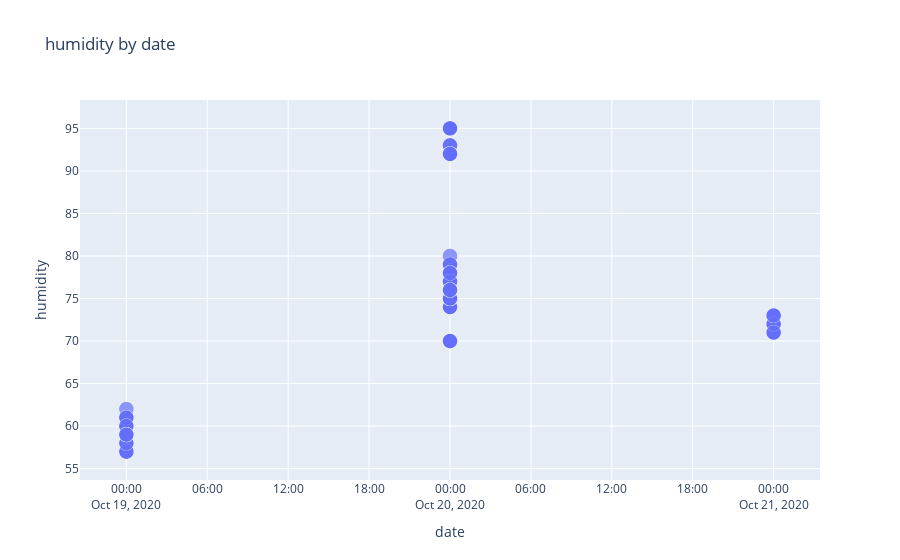

Notebook source saved alongside this figure:
### Code cell
chart = go.Scattergl(
    x=chart_data['x'], y=chart_data['humidity'], mode='markers', opacity=0.7, name='all',
    marker={'size': 15, 'line': {'width': 0.5, 'color': 'white'}}
)

figure = go.Figure(data=[chart], layout=go.Layout({
    'legend': {'orientation': 'h'},
    'title': {'text': 'humidity by date'},
    'xaxis': {'title': {'text': 'date'}},
    'yaxis': {'title': {'text': 'humidity'}}
}))

init_notebook_mode(connected=True)
figure.pop('id', None)
iplot(figure)

### Figure 1 — Plotly figure (JSON) as saved in the notebook; plotly's stock layout.template omitted (floating-point values rounded to 4 significant figures; data arrays with more than 128 entries replaced by an {"elided": "..."} marker saying what was removed)
{"data": [{"marker": {"line": {"color": "white", "width": 0.5}, "size": 15}, "mode": "markers", "name": "all", "opacity": 0.7, "type": "scattergl", "x": {"elided": "313 str values"}, "y": {"elided": "313 int values"}}], "layout": {"legend": {"orientation": "h"}, "title": {"text": "humidity by date"}, "xaxis": {"title": {"text": "date"}}, "yaxis": {"title": {"text": "humidity"}}}}
